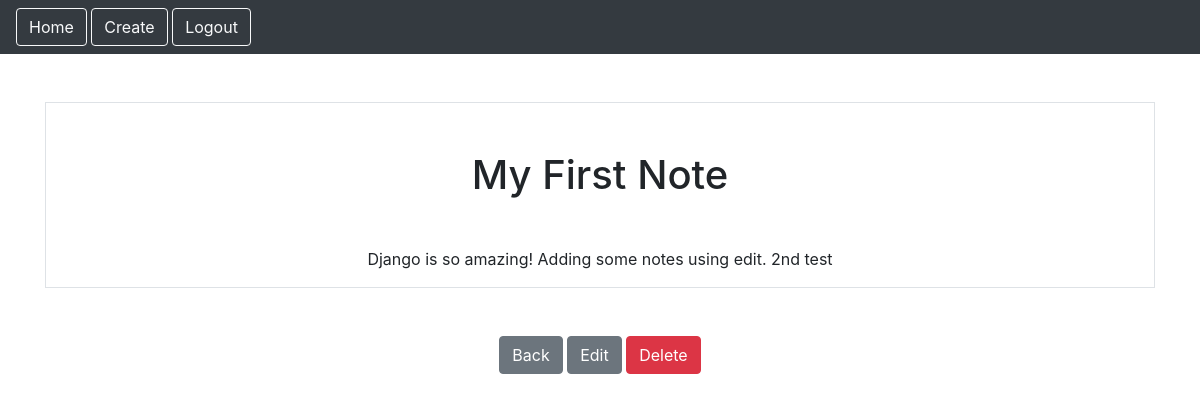
Page /smart/notes/1 (signed in) on the committed database.
### notes/models.py (models this page shows)
class Notes(models.Model):
    title = models.CharField(max_length=200)
    text = models.TextField()
    created = models.DateTimeField(auto_now_add=True)
    user = models.ForeignKey(User, on_delete=models.CASCADE, related_name="notes")

### notes/views.py (the view)
# urls.py: path('notes/<int:pk>', views.NotesDetailView.as_view(), name="notes.detail"),
class NotesDetailView(LoginRequiredMixin, DetailView):
    model = Notes
    context_object_name = 'note'
    login_url = "/admin"

### notes/templates/notes/notes_detail.html
{% extends "base.html" %}
{% block content %}
<div class="border round">
    <h1 class="my-5">{{note.title}}</h1>
    <p>{{note.text}}</p>
</div>
<a href="{% url 'notes.list' %}" class="btn btn-secondary my-5">Back</a>
<a href="{% url 'notes.update' pk=note.id %}" class="btn btn-secondary">Edit</a>
<a href="{% url 'notes.delete' pk=note.id %}" class="btn btn-danger">Delete</a>
{% endblock %}

### rows in the picture
Notes: title "My First Note", text "Django is so amazing! Adding some notes using edit. 2nd test"
